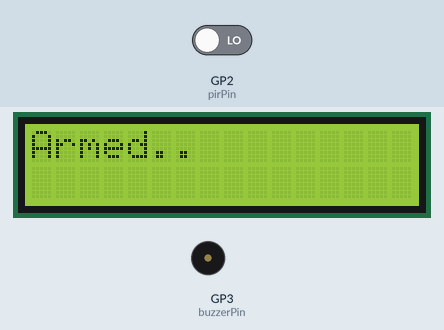
Recording of a sketch running on a simulated Raspberry Pi Pico W. On the bench: 16×2 character LCD, buzzer (waves = sounding, pin HIGH). The test bench sets the inputs (shaded band); at power-on: GP2 (pirPin) LOW.

Above: at 1.25 s.
1.3 s: GP2 (pirPin) driven HIGH
At 1.4 s:
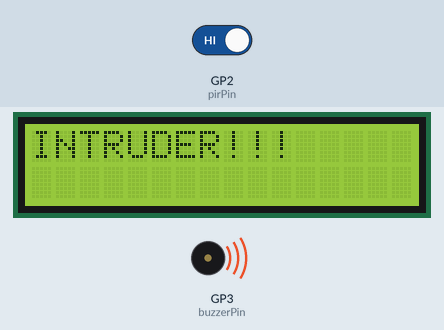
At 1.95 s:
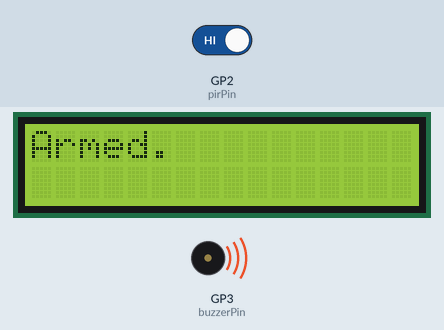
Timing chart, 0 to 7.8 s (numbered marks = the images above; inputs shaded):
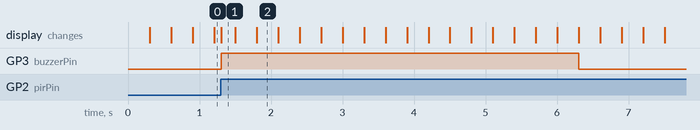

The sketch:

sketch.ino
```cpp
#include <LiquidCrystal.h>

// Initialize the LCD with the numbers of the interface pins
LiquidCrystal lcd(12, 11, 10, 9, 8, 7);

// PIR sensor pin
const int pirPin = 2;

// Buzzer pin
const int buzzerPin = 3;

// Variables for animation
unsigned long previousMillis = 0;
const long interval = 300;
int animationState = 0;

// Variable to store PIR state
volatile bool motionDetectedFlag = false;

void setup() {
  // Initialize the LCD
  lcd.begin(16, 2);

  // Set PIR sensor pin as input
  pinMode(pirPin, INPUT);

  // Set buzzer pin as output
  pinMode(buzzerPin, OUTPUT);
  digitalWrite(buzzerPin, LOW);

  // Attach interrupt to PIR sensor pin
  attachInterrupt(digitalPinToInterrupt(pirPin), motionDetected, RISING);
}

void loop() {
  // Get the current time
  unsigned long currentMillis = millis();

  // Check if it's time to update the animation
  if (currentMillis - previousMillis >= interval) {
    previousMillis = currentMillis;

    // Update the animation state
    animationState = (animationState + 1) % 3;

    // Clear the LCD and display the current animation state
    lcd.clear();
    if (animationState == 0) {
      lcd.print("Armed.");
    } else if (animationState == 1) {
      lcd.print("Armed..");
    } else {
      lcd.print("Armed...");
    }
  }

  // Check if motion was detected
  if (motionDetectedFlag) {
    handleMotionDetected();
  }
}

void motionDetected() {
  motionDetectedFlag = true;
}

void handleMotionDetected() {
  // Disable interrupt to avoid multiple triggers
  detachInterrupt(digitalPinToInterrupt(pirPin));

  // Update the LCD display
  lcd.clear();
  lcd.print("INTRUDER!!!");


  // Turn on the buzzer
  digitalWrite(buzzerPin, HIGH);

  // Wait for 5 seconds using millis for non-blocking delay
  unsigned long startMillis = millis();
  while (millis() - startMillis < 5000) {
    // You can update the LCD animation here if needed
    // Get the current time
    unsigned long currentMillis = millis();

    // Check if it's time to update the animation
    if (currentMillis - previousMillis >= interval) {
      previousMillis = currentMillis;

      // Update the animation state
      animationState = (animationState + 1) % 3;

      // Clear the LCD and display the current animation state
      lcd.clear();
      if (animationState == 0) {
        lcd.print("Armed.");
      } else if (animationState == 1) {
        lcd.print("Armed..");
      } else {
        lcd.print("Armed...");
      }
    }
  }

  // Turn off the buzzer
  digitalWrite(buzzerPin, LOW);

  // Clear the LCD and display the monitoring message
  motionDetectedFlag = false;
  attachInterrupt(digitalPinToInterrupt(pirPin), motionDetected, RISING);
}
```

Measured:
- after the input at 1.3 s, GP3 (buzzerPin): LOW → HIGH at once, → LOW 5.0 s later; the display: changes at once (image 1)
